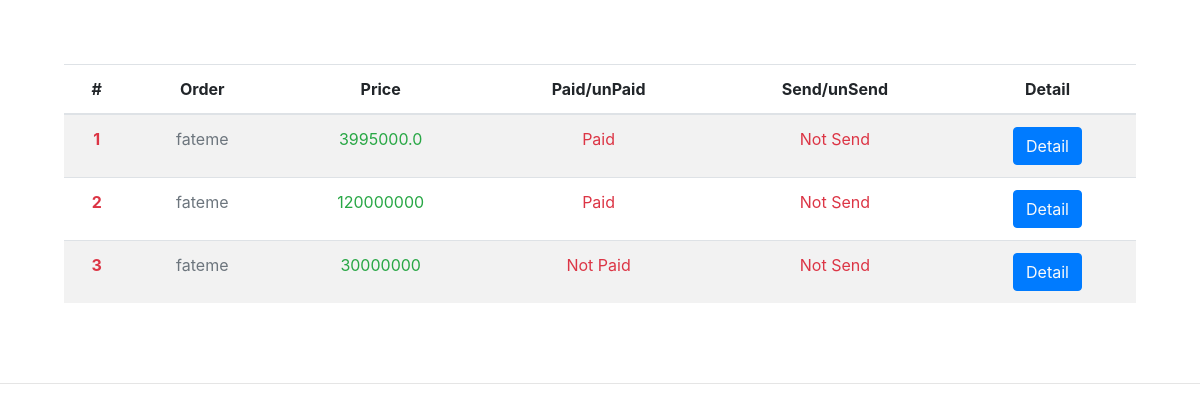
The app's page /order/user-orders/ (signed in), older data.
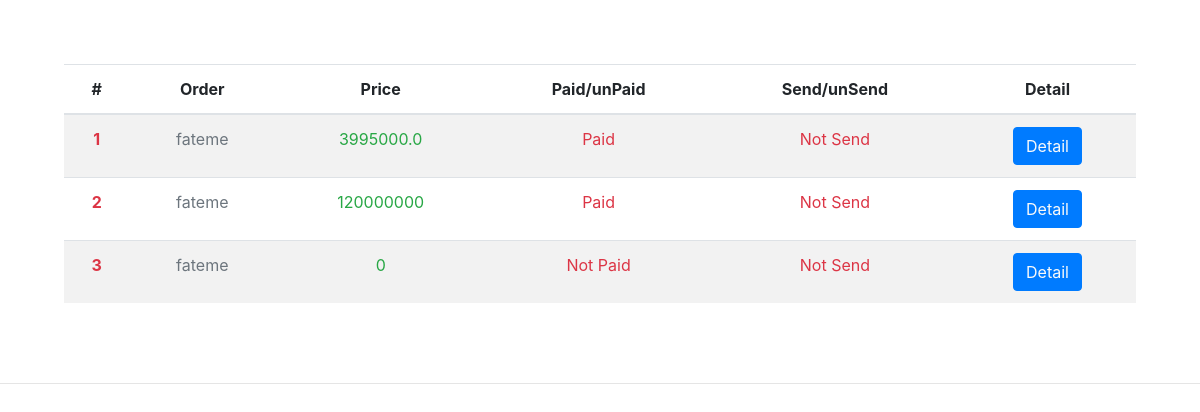
The same page, newer data.
### order_module/models.py (models this page shows, shortened)
class Order( models.Model ):
    owner = models.ForeignKey( User, on_delete=models.CASCADE )
    is_paid = models.BooleanField( default=False, help_text='order paid or not' )
    is_send = models.BooleanField( default=False, help_text='order sent or not' )
    created_date = models.DateTimeField( help_text='created current user order', auto_now_add=True )
    payment_date = models.DateTimeField( null=True, blank=True, help_text='order payment date' )
    tracking_code = models.CharField( null=True, max_length=50 )
    coupon_code = models.ForeignKey( 'Coupon', null=True, on_delete=models.DO_NOTHING, blank=True )
    name = models.CharField( max_length=50, null=True, blank=True )
    family = models.CharField( max_length=50, null=True, blank=True )
    post_code = models.IntegerField( null=True, blank=True )
    phone_number = models.IntegerField( null=True, blank=True )
    province = models.ForeignKey( 'Province', on_delete=models.CASCADE, null=True, blank=True )
    city = models.ForeignKey( 'City', on_delete=models.CASCADE, null=True, blank=True )
    address = models.TextField( null=True, blank=True )
    description = models.TextField( null=True, blank=True )
    def get_total_price(self):
        amount = 0
        for detail in self.orderdetail_set.all():
            amount += detail.price * detail.count
        if self.coupon_code is not None:
            amount -= (amount * self.coupon_code.amount) / 100
        return amount
    class Meta:
        verbose_name = 'user order'
        verbose_name_plural = 'orders list'

class OrderDetail( models.Model ):
    order = models.ForeignKey( Order, on_delete=models.CASCADE )
    product = models.ForeignKey( Product, on_delete=models.CASCADE )
    product_detail = models.ForeignKey( ProductDetail, on_delete=models.CASCADE )
    price = models.IntegerField( null=True )
    count = models.IntegerField( null=True )
    class Meta:
        verbose_name = 'order detail'
        verbose_name_plural = 'order detail lists'

### order_module/views.py (the view)
# urls.py: path( 'user-orders/', views.user_orders_view, name='user-orders' ),
@login_required(login_url='account_module:login')
def user_orders_view(request):
    user_orders = Order.objects.filter(owner=request.user)
    context = {
        'title': 'user orders',
        'orders': user_orders
    }
    return render(request, 'order_module/user_orders.html', context)

### order_module/templates/order_module/user_orders.html (shortened to what this page needs)
{% extends 'shared/layout.html' %}
{% block content %}
    <div class="p-3 m-5">
        <table class="table table-striped">
            <thead>
            <tr class="text-center">
                <th scope="col">#</th>
                <th scope="col">Order</th>
                <th scope="col">Price</th>
                <th scope="col">Paid/unPaid</th>
                <th scope="col">Send/unSend</th>
                <th scope="col">Detail</th>
            </tr>
            </thead>
            <tbody>
            {% for order in orders %}
                <tr class="text-center">
                    <th scope="row" class="text-danger">{{ forloop.counter }}</th>
                    <td class="text-secondary">{{ order.owner }}</td>
                    <td class="text-success">{{ order.get_total_price }}</td>
                    <td class="text-danger">
                        {% if order.is_paid %}
                            Paid
                        {% else %}
                            Not Paid
                        {% endif %}
                    </td>
                    <td class="text-danger">
                        {% if order.is_send %}
                            Sent
                        {% else %}
                            Not Send
                        {% endif %}
                    </td>
                    <td><a class="btn btn-primary text-light" href="{% url 'order_module:order-detail' order.id %}">Detail</a>
                    </td>
                </tr>
            {% endfor %}
            </tbody>
        </table>
    </div>
{% endblock %}

Row changes from the older to the newer data that the page shows:
changed Order (number 3 of 3 on the later page): get_total_price "30000000" → "0"
